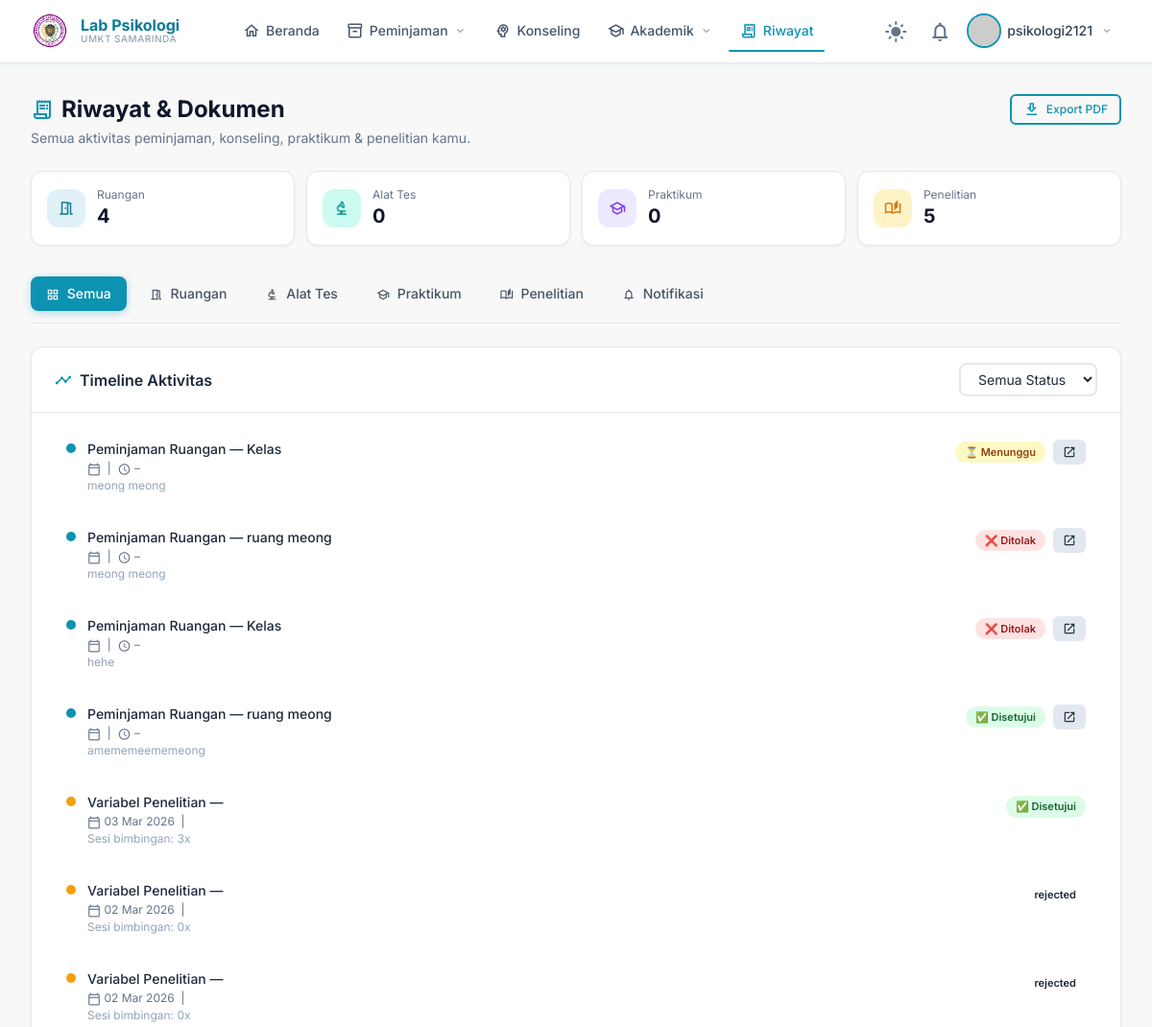
The page /riwayat/ (signed in, upper part) on the database as committed earlier.
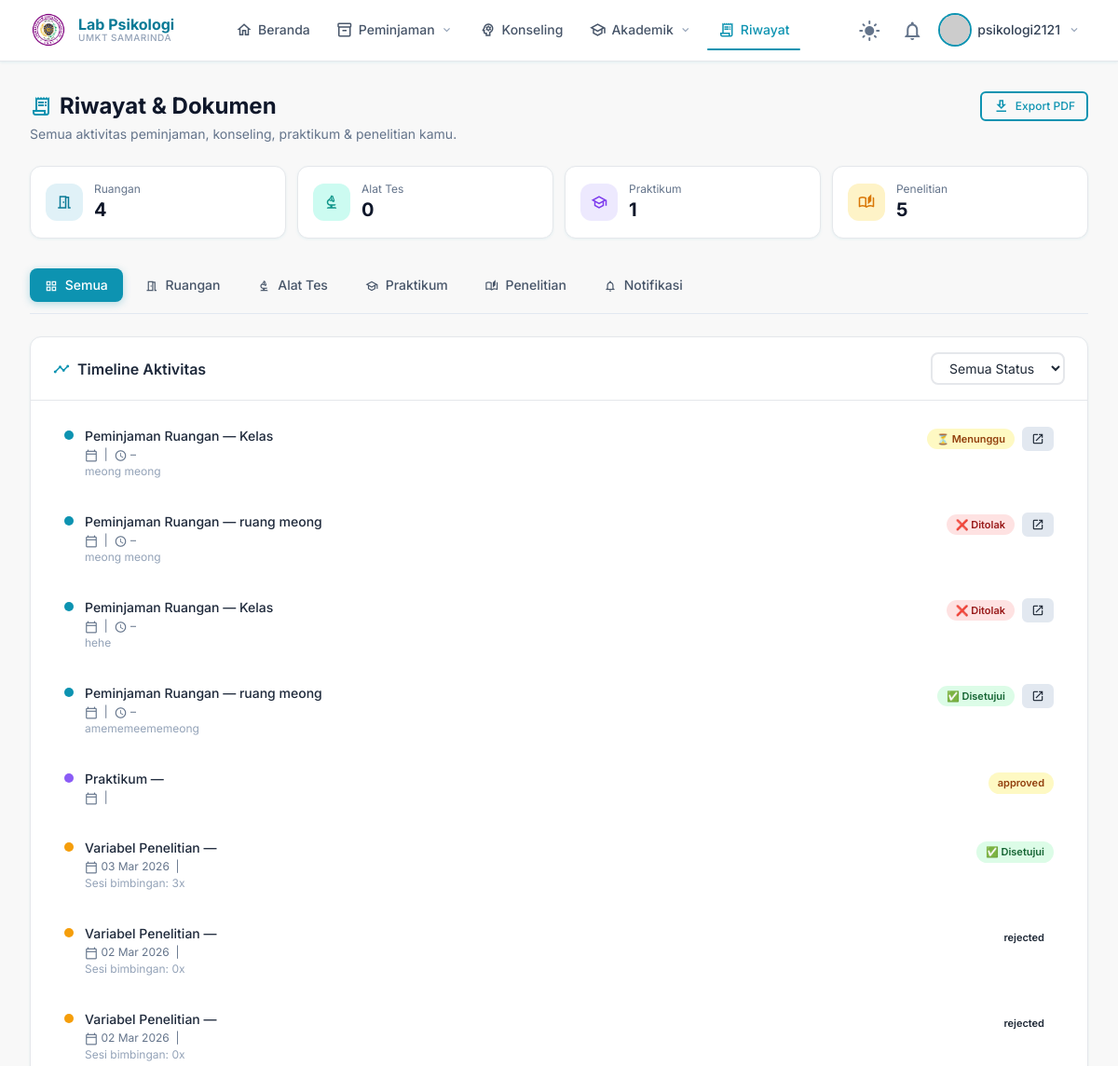
The same page on the database as committed later.
### rooms/models.py (models this page shows, shortened)
class RoomBooking(TimeStampedModel):
    STATUS_CHOICES = (
        ('pending',   'Pending'),
        ('approved',  'Disetujui'),
        ('declined',  'Ditolak'),
        ('cancelled', 'Dibatalkan'),
        ('completed', 'Selesai'),
    )
    user  = models.ForeignKey(User,  on_delete=models.CASCADE,  related_name='room_bookings')
    room  = models.ForeignKey(Room,  on_delete=models.PROTECT,  related_name='bookings')
    date_start = models.DateField(verbose_name='Tanggal Mulai')
    date_end   = models.DateField(verbose_name='Tanggal Selesai')
    participants = models.PositiveIntegerField(
        validators=[MinValueValidator(1)],
        verbose_name='Jumlah Peserta',
    )
    purpose = models.TextField(verbose_name='Keperluan')
    status      = models.CharField(max_length=20, choices=STATUS_CHOICES, default='pending')
    admin_notes = models.TextField(blank=True, null=True)
    approved_by = models.ForeignKey(
        User,
        on_delete=models.SET_NULL,
        null=True, blank=True,
        related_name='approved_room_bookings',
    )
    approved_at = models.DateTimeField(null=True, blank=True)
    class Meta:
        ordering = ['-date_start']
        verbose_name       = 'Room Booking'
        verbose_name_plural = 'Room Bookings'
        indexes = [
            models.Index(fields=['date_start', 'room']),
            models.Index(fields=['date_end',   'room']),
            models.Index(fields=['status']),
        ]

class Room(TimeStampedModel):
    ROOM_TYPE_CHOICES = (
        ('lab',     'Laboratorium'),
        ('class',   'Kelas / Ruang Teori'),
        ('office',  'Ruang Kantor'),
        ('other',   'Lainnya'),
    )
    code        = models.CharField(max_length=10, unique=True)
    name        = models.CharField(max_length=100)
    room_type   = models.CharField(
        max_length=20,
        choices=ROOM_TYPE_CHOICES,
        default='lab',
    )
    capacity    = models.PositiveIntegerField(validators=[MinValueValidator(1)])
    description = models.TextField(blank=True, null=True)
    is_active   = models.BooleanField(default=True)
    class Meta:
        ordering = ['code']
        verbose_name = 'Room'
        verbose_name_plural = 'Rooms'

### research/models.py (models this page shows, shortened)
class ResearchRequest(TimeStampedModel):
    TYPE_CHOICES = (
        ('payung',    'Dalam Judul Payung'),
        ('individu',  'Individu (tanpa judul payung)'),
    )
    STATUS_CHOICES = (
        ('pending',   'Menunggu'),
        ('approved',  'Disetujui'),
        ('rejected',  'Ditolak'),
        ('completed', 'Selesai'),
    )
    student         = models.ForeignKey(
        User,
        on_delete=models.CASCADE,
        related_name='research_requests',
        verbose_name='Mahasiswa'
    )
    lecturer        = models.ForeignKey(
        Lecturer,
        on_delete=models.PROTECT,
        related_name='student_requests',
        verbose_name='Dosen Pembimbing'
    )
    research_title  = models.ForeignKey(
        ResearchTitle,
        on_delete=models.PROTECT,
        related_name='requests',
        null=True,
        blank=True,
        verbose_name='Judul Payung (opsional)'
    )
    request_type    = models.CharField(
        max_length=10,
        choices=TYPE_CHOICES,
        default='payung',
        verbose_name='Tipe Request'
    )
    thesis_title    = models.CharField(
        max_length=300,
        verbose_name='Judul Skripsi'
    )
    proposal        = models.FileField(
        upload_to='research/proposals/',
        blank=True,
        null=True,
        verbose_name='File Proposal'
    )
    status          = models.CharField(
        max_length=20,
        choices=STATUS_CHOICES,
        default='pending'
    )
    admin_notes     = models.TextField(blank=True, null=True, verbose_name='Catatan Admin')
    approved_by     = models.ForeignKey(
        User,
        on_delete=models.SET_NULL,
        null=True, blank=True,
        related_name='approved_research_requests'
    )
    approved_at     = models.DateTimeField(null=True, blank=True)
    class Meta:
        ordering = ['-created_at']
        verbose_name = 'Request Penelitian'
        verbose_name_plural = 'Request Penelitian'

### practicum/models.py (models this page shows, shortened)
class PracticumRegistration(TimeStampedModel):
    STATUS_CHOICES = (
        ('pending',   'Menunggu'),
        ('approved',  'Disetujui'),
        ('waitlist',  'Waitlist'),
        ('cancelled', 'Dibatalkan'),
    )
    practicum            = models.ForeignKey(
        Practicum,
        on_delete=models.CASCADE,
        related_name='registrations'
    )
    student              = models.ForeignKey(
        User,
        on_delete=models.CASCADE,
        related_name='practicum_registrations'
    )
    status               = models.CharField(
        max_length=20,
        choices=STATUS_CHOICES,
        default='pending'
    )
    attendance_percentage = models.DecimalField(
        max_digits=5, decimal_places=2, default=0,
        validators=[MinValueValidator(0), MaxValueValidator(100)]
    )
    certificate_issued   = models.BooleanField(default=False)
    certificate_file     = models.FileField(
        upload_to='practicum/certificates/',
        blank=True, null=True
    )
    class Meta:
        ordering = ['-created_at']
        unique_together = ['practicum', 'student']
        verbose_name = 'Pendaftaran Praktikum'
        verbose_name_plural = 'Pendaftaran Praktikum'

### rooms/views.py (the view)
# urls.py: path('riwayat/', RiwayatView.as_view(), name='riwayat'),
class RiwayatView(LoginRequiredMixin, TemplateView):
    template_name = 'riwayat/riwayat.html'
    login_url = '/login/'
    def get_context_data(self, **kwargs):
        ctx = super().get_context_data(**kwargs)
        user = self.request.user
        ctx['room_bookings']  = RoomBooking.objects.filter(user=user).order_by('-created_at')
        ctx['tool_loans']     = ToolRental.objects.filter(user=user).order_by('-created_at')
        ctx['practicum_regs'] = PracticumRegistration.objects.filter(student=user).order_by('-created_at')  # ← student
        ctx['research_reqs']  = ResearchRequest.objects.filter(student=user).order_by('-created_at')        # ← kemungkinan student juga
        return ctx

### accounts/models.py (called while the page is built)
    def get_full_name(self):
        return f"{self.first_name} {self.last_name}".strip() or self.username

    @property
    def is_umkt(self):
        return self.user_type == 'umkt'

### core/context_processors.py (called while the page is built)
def media_url(request):
    return {
        'MEDIA_URL': settings.MEDIA_URL,
    }

### templates/riwayat/riwayat.html (shortened to what the changed rows need)
{% extends 'base.html' %}
{% load static %}
{% block content %}
<div class="max-w-7xl mx-auto px-4 sm:px-6 lg:px-8 py-8" id="riwayat-top">
  <div class="mb-8">
    <div class="flex items-start justify-between gap-4 flex-wrap">
      <div>
        <h1 class="text-2xl font-bold text-slate-900 dark:text-slate-100 flex items-center gap-2">
          <span class="material-icons-outlined text-primary-500">receipt_long</span>
          Riwayat & Dokumen
        </h1>
      </div>
    </div>
    <div class="grid grid-cols-2 sm:grid-cols-4 gap-3 mt-6">
      <div class="card p-4 flex items-center gap-3">
        <div>
          <p class="text-xs text-slate-500 dark:text-slate-400">Praktikum</p>
          <p class="text-xl font-bold text-slate-900 dark:text-slate-100">
            {{ practicum_regs.count|default:"0" }}
          </p>
        </div>
      </div>
    </div>
  </div>
  <div id="tab-semua" class="tab-content active">
    <div class="card">
      <div class="card-header flex items-center justify-between">
        <h2 class="font-semibold text-slate-800 dark:text-slate-100 flex items-center gap-2">
          <span class="material-icons-outlined mat-sm text-primary-500">timeline</span>
          Timeline Aktivitas
        </h2>
      </div>
      <div class="card-body" id="timeline-list">
        {% if not room_bookings and not tool_loans and not practicum_regs and not research_reqs %}
        <div class="empty-state">
          <span class="material-icons-outlined mat-xl text-slate-300 dark:text-slate-600 mb-3">inbox</span>
          <p class="font-medium text-slate-500 dark:text-slate-400">Belum ada aktivitas</p>
          <p class="text-sm text-slate-400 dark:text-slate-500 mt-1">Mulai dengan mengajukan peminjaman ruangan atau alat tes.</p>
          <a href="/peminjaman/" class="btn btn-primary btn-sm mt-4 no-underline">
            <span class="material-icons-outlined mat-sm">add</span>
            Buat Peminjaman
          </a>
        </div>
        {% else %}
        <div class="space-y-3" id="timeline-items">
          {% for booking in room_bookings %}
          <div class="timeline-item flex gap-3 p-3 rounded-xl hover:bg-slate-50 dark:hover:bg-slate-700/50 transition-colors"
               data-status="{{ booking.status }}" data-type="ruangan">
            <div class="timeline-dot bg-primary-500 mt-1"></div>
            <div class="flex-1 min-w-0">
              <div class="flex items-start justify-between gap-2 flex-wrap">
                <div>
                  <p class="font-medium text-sm text-slate-800 dark:text-slate-200">
                    Peminjaman Ruangan — {{ booking.room.name }}
                  </p>
                  <p class="text-xs text-slate-500 dark:text-slate-400 mt-0.5">
                    <span class="material-icons-outlined mat-xs">calendar_today</span>
                    {{ booking.date|date:"d M Y" }} &nbsp;|&nbsp;
                    <span class="material-icons-outlined mat-xs">schedule</span>
                    {{ booking.start_time }} – {{ booking.end_time }}
                  </p>
                  <p class="text-xs text-slate-400 dark:text-slate-500 mt-0.5">
                    {{ booking.purpose|truncatechars:80 }}
                  </p>
                </div>
                <div class="flex items-center gap-2 flex-shrink-0">
                  <span class="status-badge status-{{ booking.status }}">
                    {% if booking.status == 'pending' %}⏳ Menunggu
                    {% elif booking.status == 'approved' %}✅ Disetujui
                    {% elif booking.status == 'declined' %}❌ Ditolak
                    {% else %}{{ booking.status }}{% endif %}
                  </span>
                  <button onclick="openDetail('ruangan', {{ booking.id }})"
                          class="btn btn-sm btn-secondary py-1 px-2">
                    <span class="material-icons-outlined mat-xs">open_in_new</span>
                  </button>
                </div>
              </div>
            </div>
          </div>
          {% endfor %}
          {% for reg in practicum_regs %}
          <div class="timeline-item flex gap-3 p-3 rounded-xl hover:bg-slate-50 dark:hover:bg-slate-700/50 transition-colors"
               data-status="{{ reg.status }}" data-type="praktikum">
            <div class="timeline-dot bg-violet-500 mt-1"></div>
            <div class="flex-1 min-w-0">
              <div class="flex items-start justify-between gap-2 flex-wrap">
                <div>
                  <p class="font-medium text-sm text-slate-800 dark:text-slate-200">
                    Praktikum — {{ reg.schedule.title }}
                  </p>
                  <p class="text-xs text-slate-500 dark:text-slate-400 mt-0.5">
                    <span class="material-icons-outlined mat-xs">calendar_today</span>
                    &nbsp;|&nbsp;{{ reg.schedule.semester }}
                  </p>
                </div>
                <div class="flex-shrink-0">
                  <span class="status-badge
                    {% if reg.status == 'registered' %}status-approved
                    {% elif reg.status == 'waitlist' %}status-waitlist
                    {% elif reg.status == 'completed' %}status-completed
                    {% else %}status-pending{% endif %}">
                    {% if reg.status == 'registered' %}✅ Terdaftar
                    {% elif reg.status == 'waitlist' %}⏳ Waitlist
                    {% elif reg.status == 'completed' %}🎓 Selesai
                    {% else %}{{ reg.status }}{% endif %}
                  </span>
                </div>
              </div>
            </div>
          </div>
          {% endfor %}
          {% for req in research_reqs %}
          <div class="timeline-item flex gap-3 p-3 rounded-xl hover:bg-slate-50 dark:hover:bg-slate-700/50 transition-colors"
               data-status="{{ req.status }}" data-type="penelitian">
            <div class="timeline-dot bg-amber-500 mt-1"></div>
            <div class="flex-1 min-w-0">
              <div class="flex items-start justify-between gap-2 flex-wrap">
                <div>
                  <p class="font-medium text-sm text-slate-800 dark:text-slate-200">
                    Variabel Penelitian — {{ req.variable.title }}
                  </p>
                  <p class="text-xs text-slate-500 dark:text-slate-400 mt-0.5">
                    <span class="material-icons-outlined mat-xs">calendar_today</span>
                    {{ req.created_at|date:"d M Y" }}
                    &nbsp;|&nbsp;{{ req.variable.focus_area }}
                  </p>
                  <p class="text-xs text-slate-400 dark:text-slate-500 mt-0.5">
                    Sesi bimbingan: {{ req.guidance_sessions.count|default:"0" }}x
                  </p>
                </div>
                <div class="flex-shrink-0">
                  <span class="status-badge status-{{ req.status }}">
                    {% if req.status == 'pending' %}⏳ Menunggu
                    {% elif req.status == 'approved' %}✅ Disetujui
                    {% elif req.status == 'declined' %}❌ Ditolak
                    {% elif req.status == 'completed' %}🏁 Selesai
                    {% else %}{{ req.status }}{% endif %}
                  </span>
                </div>
              </div>
            </div>
          </div>
          {% endfor %}
        </div>
        {% endif %}
      </div>
    </div>
  </div>
</div>
{% endblock %}

Rows that differ between the two databases and show on the page:
added PracticumRegistration: status "approved"
Other text that changed with them:
{{ practicum_regs.count|default:"0" }}: "0" → "1"
